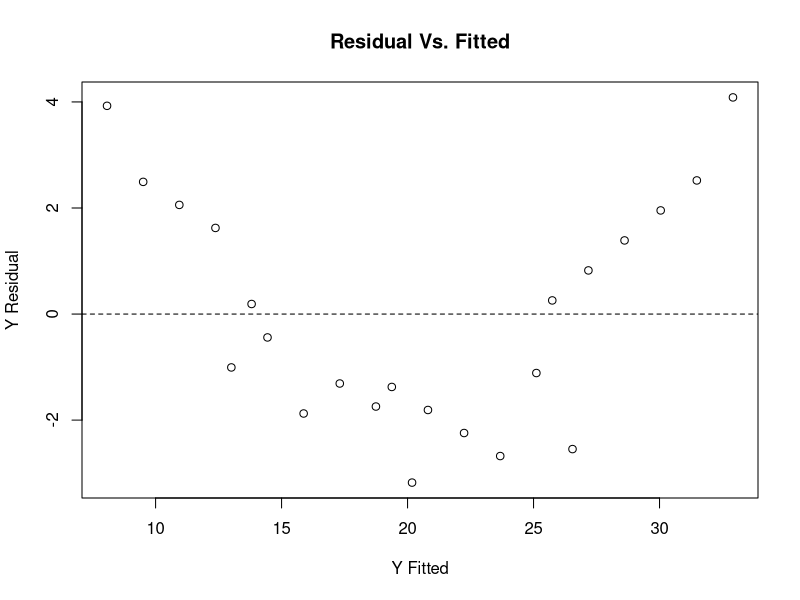
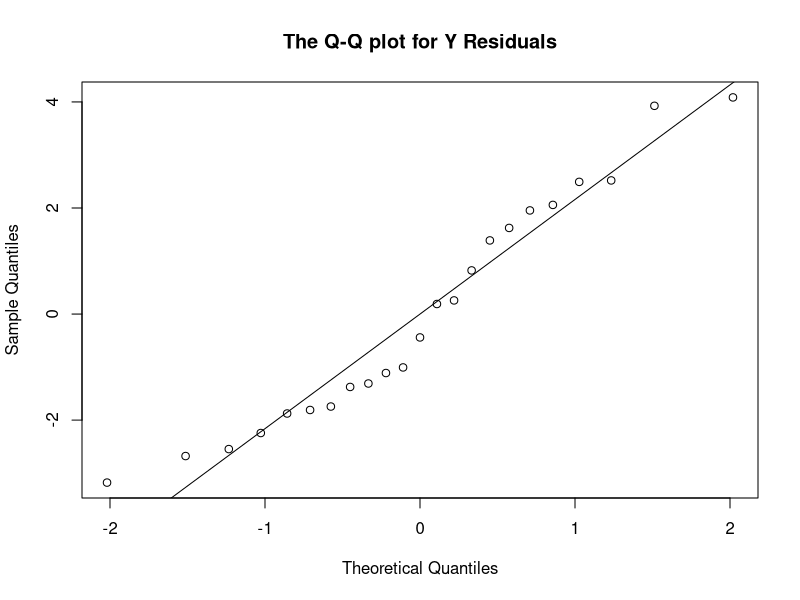

Reproduce these figures in R, in order. (Note: this script raises an error after producing the figures.)
## ---- chunk 1
knitr::opts_chunk$set(fig.height = 4, fig.width = 7)
knitr::opts_chunk$set(echo = TRUE)
library( MASS )
## ---- chunk 2
# Data Entry
p <- c( 0, 10, 20,
        0, 10, 20, 30, 
        0, 10, 20, 30, 
        0, 10, 20, 30,
        0, 10, 20, 30,
        0, 10, 20, 30 )

f <- c( 0, 0, 0,
        12, 12, 12, 12,
        24, 24, 24, 24,
        36, 36, 36, 36,
        48, 48, 48, 48,
        60, 60, 60, 60 )

Y <- c( 26, 18, 12,
        28, 19, 14, 12,
        30, 20, 14, 12, 
        32, 21, 16, 13,
        34, 24, 17, 14,
        37, 24, 17, 14 )

# Creating a dataframe from the data.
hw8.data <- data.frame( p, f, Y )
# Creating a fitted linear model from the data.
model <- lm( Y ~ p + f, data=hw8.data )
## ---- chunk 3
# Model Summary
summary( model )

# Residual Plot of Model Residuals
plot( fitted( model ), resid( model ), xlab='Y Fitted', ylab='Y Residual', main='Residual Vs. Fitted')
abline(0, 0, lty = 2)

# Q-Q Plot of Model Residuals
qqnorm( resid( model ), main = "The Q-Q plot for Y Residuals" )
abline( mean( resid( model ) ), sd( resid( model ) ) )

# Shapiro-Wilk Test
shapiro.test( resid( model ) )
## ---- chunk 4
# Plot Box-Cox analysis
boxcox( model, plotit=T, lambda=seq( -1.2, -0.2, by=0.01 ) )

z <- boxcox( model, plotit=F, lambda=seq(-1.2, -0.2,by=0.01))
lambda <- z$x[ which( z$y == max( z$y ) ) ]
best.model <- lm( Y^( lambda ) ~ p + f, data=hw8.data )
summary( best.model )

print( paste( "The best Lambda value is:", lambda ) )
## ---- chunk 5
plot( fitted( model ), resid( model ), xlab='Fitted', ylab='Residual', main='Residual Plot for Original Model')
abline(0, 0, lty = 2)
plot( fitted( best.model ), resid( best.model ), xlab='Fitted', ylab='Residual', main='Residual Plot for Transformed Model' )
abline(0, 0, lty = 2)
## ---- chunk 6
qqnorm( resid( model ), 
        main="Q-Q Plot for Original Model" )
abline( mean( resid( model ) ), 
        sd( resid( model ) ) )

qqnorm( resid( best.model ),
        main="Q-Q Plot for Transformed Model")
abline( mean( resid( best.model ) ), 
        sd( resid( best.model ) ) )
## ---- chunk 7
shapiro.test( resid( model ) )
shapiro.test( resid( best.model ) )
